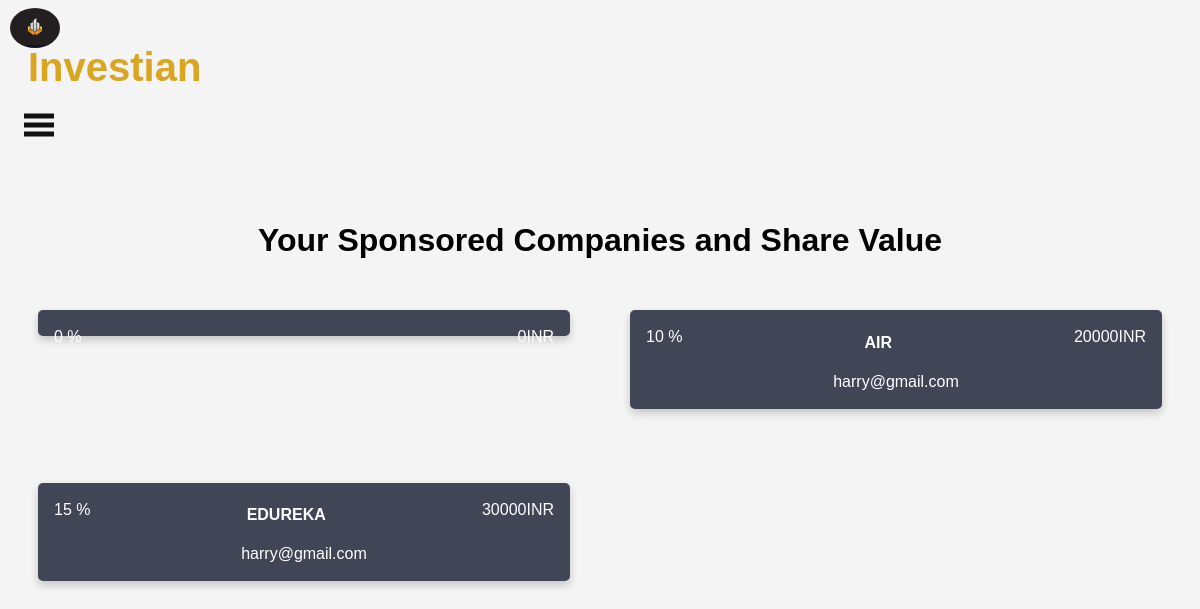
The page /sponsorlist.php (signed in) on the database its author committed.
### tables this page shows
CREATE TABLE `sanctioned` (
  `semail` text NOT NULL,
  `cemail` text NOT NULL,
  `startupname` text NOT NULL,
  `share` int(11) NOT NULL,
  `amount` int(11) NOT NULL,
  `tshare` int(11) NOT NULL,
  `tamount` int(11) NOT NULL
);

### functions.php (called while the page is built, shortened)
<?php
    function fetchAll($query){
        $con = new PDO(DBINFO, DBUSER, DBPASS);
        $stmt = $con->query($query);
        return $stmt->fetchAll();
    }
?>

### sponsorlist.php (the view, shortened to what this page needs)
<?php
    include("functions.php");
    $email = $_SESSION['email'];
?>
<html>
	<head>
	<img class="in"src="../iii/images/favicons.png"/>
          <div class="absolute">
          <h1>Investian</h1>
          </div>
	</head>
	<body>
    	<nav style="position:relative; top:-50px;" class="navbar">
	    <span class="open-slide">
	      <a href="#" onclick="openSlideMenu()">
	        <svg width="30" height="30">
	            <path d="M0,5 30,5" stroke="#111" stroke-width="5"/>
	            <path d="M0,14 30,14" stroke="#111" stroke-width="5"/>
	            <path d="M0,23 30,23" stroke="#111" stroke-width="5"/>
	        </svg>
	      </a>
	    </span>
	  </nav>
	  <br>
	  <br>
      <br>
      <h1 align="center"> Your Sponsored Companies and Share Value  </h1>
      <?php
            $query = "select * from `sanctioned` where semail= '$email'    ";
            if(count(fetchAll($query))>0){
                foreach(fetchAll($query) as $row){
                    ?>
            <div id="req">
                        <div class="row">
                            <div class="column">
                            <div class="card">
                                <p id="pleft"><?php echo $row['share'] ?> %</p>
                                <p id="ptag"><?php echo $row['amount'] ?>INR</p>
                                <h4><b><?php echo $row['startupname'] ?></b></h4>
                                <p><?php echo $row['cemail'] ?></p>
                            </div>
                            </div>
                        </div>
                    </div>
                <?php
                        }
                    }else{
                        echo "No Previous Records ";
                    }
                ?>
	</body>
</html>

### sponsorlist.php (style rules this page uses)
div.absolute { color: goldenrod; position: relative; font-size: 20px; top:-30px; left:20px; }
img.in { position: relative; border-radius: 100%; height:90px; width: 90px; left:4px; top:0px; }
body { background: url("https://imagekit.io/static/img/newPages/homepage-wave-bg.svg"); font-family:"Arial", Serif; background-color:#f4f4f4; overflow-x:hidden; }
.navbar a { float:left; display:block; color:#f2f2f2; text-align:center; padding:14px 16px; text-decoration:none; font-size:17px; }
.column { float: left; width: 50%; height: 22%; border-radius: 5px; }
.card { box-shadow: 0 4px 8px 0 rgba(0, 0, 0, 0.2); padding: 2px 16px; text-align: center; background-color: #414656; border-radius: 5px; margin: 30px; }
h4 , p { color: white; }
#ptag { float: right; }
#pleft { float: left; }
img.in { display: inline; border-radius:100%; height: 40px; width: 50px; margin-left:-2px ; }

### rows shown on the page
sanctioned: share "0", amount "0"
sanctioned: share "10", amount "20000", startupname "AIR", cemail "harry@gmail.com"
sanctioned: share "15", amount "30000", startupname "EDUREKA", cemail "harry@gmail.com"
